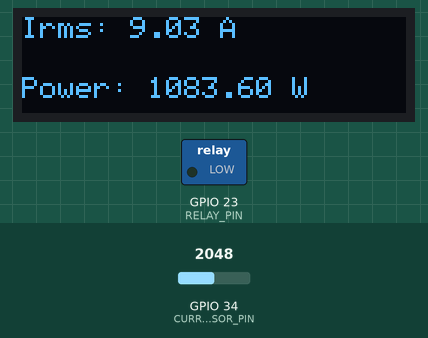
Recording of a sketch running on a simulated ESP32. On the bench: 128×32 one-colour display, switched loads named in the sketch (green lamp = pin HIGH). The inputs (shaded band) are chosen by the test bench; at power-on: GPIO 34 (CURRENT_SENSOR_PIN) = 2048. WiFi joins after 1.5 s; servers stay silent unless stated; the display library's start-up logo is not drawn; what the sketch prints to the serial monitor is not drawn.

Above: at 8.3 s.
8.4 s: GPIO 34 (CURRENT_SENSOR_PIN) set to 2866
At 10.3 s:
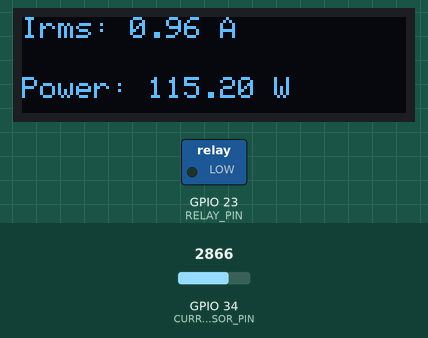
10.9 s: GPIO 34 (CURRENT_SENSOR_PIN) set to 3603
At 12.5 s:
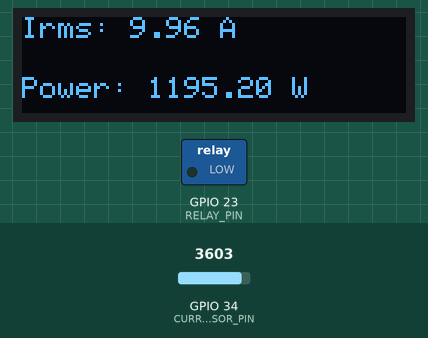
13.4 s: GPIO 34 (CURRENT_SENSOR_PIN) set to 4095
At 14.8 s:
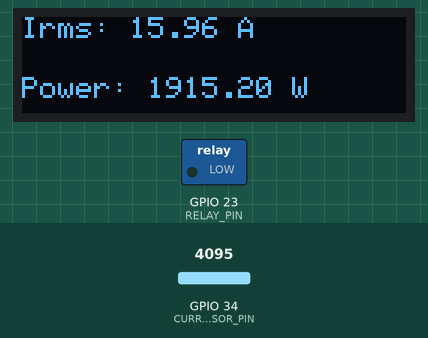
Timing chart, 0 to 16.4 s (numbered marks = the images above; inputs shaded):
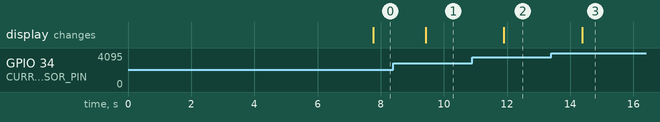

The sketch:

Smart-Plug.ino
```cpp
#include <WiFi.h>
#include <SPI.h>
#include <Wire.h>
#include <Adafruit_GFX.h>
#include <Adafruit_SSD1306.h>
#include "ThingSpeak.h"


#define CURRENT_SENSOR_PIN 34
#define RELAY_PIN 23
#define SCL_PIN 22
#define SDA_PIN 21
#define SUPPLY_VOLTAGE 5.0
#define MAX_ADC_COUNT 4095.0
#define CURRENT_SENSOR_SENSITIVITY 0.1  // [V/A]
#define NUM_CURRENT_ADC_SAMPLES 100
#define SCREEN_WIDTH 128 // OLED display width, in pixels
#define SCREEN_HEIGHT 64 // OLED display height, in pixels
#define ADC_OFFSET 740

#define SCREEN_WIDTH 128
#define SCREEN_HEIGHT 32
#define OLED_RESET     -1 // Reset pin # (or -1 if sharing Arduino reset pin)
#define SCREEN_ADDRESS 0x3C ///< See datasheet for Address; 0x3D for 128x64, 0x3C for 128x32
Adafruit_SSD1306 display(SCREEN_WIDTH, SCREEN_HEIGHT, &Wire, OLED_RESET);

WiFiClient  client;

double countToCurrent(int adcCount);
float getVPP();

unsigned long myChannelNumber = 1372693;
const char* myWriteAPIKey = "JTU276A6ZM3O5YEI";
double measuredI, squaredI, sumI = 0, Irms, Vrms, Vpp, power = 0;
int num_current_adc_sample = 0;

void setup() {
  Serial.begin(115200);
  while(!Serial) {}

   if(!display.begin(SSD1306_SWITCHCAPVCC, SCREEN_ADDRESS)) {
    Serial.println(F("SSD1306 allocation failed"));
    for(;;); // Don't proceed, loop forever
  }

  // Show initial display buffer contents on the screen --
  // the library initializes this with an Adafruit splash screen.
  display.display();
  delay(2000); // Pause for 2 seconds

  pinMode(RELAY_PIN, OUTPUT);

  char *ssid = "myREZ - Residents";   // your network SSID (name)
  char *pass = "a12345678";   // your network password
  int keyIndex = 0;            // your network key Index number (needed only for WEP)

  WiFi.mode(WIFI_STA);
  ThingSpeak.begin(client);  // Initialize ThingSpeak

  // Connect or reconnect to WiFi
  if(WiFi.status() != WL_CONNECTED) {
    Serial.print("Attempting to connect to SSID: ");
    Serial.println(ssid);
    while(WiFi.status() != WL_CONNECTED) {
      WiFi.begin(ssid, pass);  // Connect to WPA/WPA2 network. Change this line if using open or WEP network
      Serial.print(".");
      delay(5000);
    }
    Serial.println("\nConnected.");
  }
}

void loop() {
  measuredI = countToCurrent(analogRead(CURRENT_SENSOR_PIN));
  Serial.print("ADC :");
  Serial.println(analogRead(CURRENT_SENSOR_PIN) - ADC_OFFSET);
  squaredI = pow(measuredI, 2);
  sumI += squaredI;
  num_current_adc_sample++;
  if(num_current_adc_sample >= NUM_CURRENT_ADC_SAMPLES) {
    Irms = sqrt(sumI / NUM_CURRENT_ADC_SAMPLES);
    Irms = (float)((int)(Irms * 100.0 + .5) / 100.0);
    power = Irms * 120;
    Serial.print("Irms :");
    Serial.println(Irms);
    ThingSpeak.writeField(myChannelNumber, 1, (long)Irms, myWriteAPIKey);
    ThingSpeak.writeField(myChannelNumber, 2, (long)power, myWriteAPIKey);
    num_current_adc_sample = 0;
    sumI = 0;

    display.clearDisplay();
    display.setTextSize(1); // Draw 2X-scale text
    display.setTextColor(SSD1306_WHITE);
    display.setCursor(0, 0);
    display.print(F("Irms: "));
    display.print(Irms);
    display.println(F(" A"));
    display.setCursor(0, 20);
    display.print(F("Power: "));
    display.print(power);
    display.println(F(" W"));
    display.display();      // Show initial text
    delay(100);
  }
}

// 0V = 0, 5V = 4095
// 2.5V = 0A, 0.5V = -20A, 4.5V = 20A due to 100 mV/A sensitivity
// 0-4095 for adc count due to 12 bit resolution
double countToCurrent(int adcCount) {
  double voltage = (adcCount-ADC_OFFSET) / MAX_ADC_COUNT * SUPPLY_VOLTAGE;
  double current = abs(voltage - SUPPLY_VOLTAGE/2) / CURRENT_SENSOR_SENSITIVITY;
  return current;
}
```

Measured:
- after the input at 8.4 s, the display: changes after 1.0 s (image 1)
- after the input at 10.9 s, the display: changes after 1.0 s (image 2)
- after the input at 13.4 s, the display: changes after 0.98 s (image 3)
